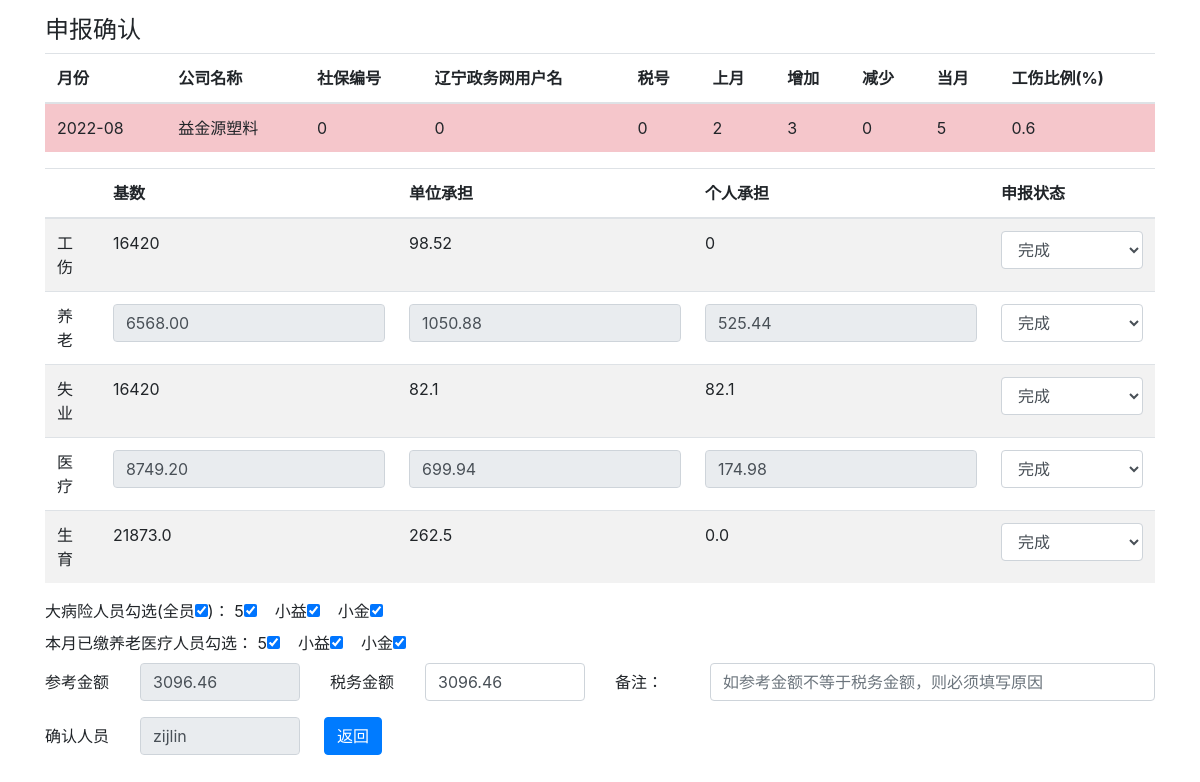
The page /report_check/益金源塑料/readonly/2022-08 (signed in) on the database its author committed.
### report.py (models this page shows, shortened)
class Reports(db.Model):
    report_id = db.Column('report_id', db.Integer, primary_key=True)
    cur_month = db.Column('cur_month', db.String(200))
    company_name = db.Column('company_name', db.String(200))
    code = db.Column(db.String(200))
    zwwname = db.Column(db.String(200))
    scode = db.Column(db.String(200))
    last_month_cnt = db.Column(db.Integer)
    cur_month_cnt = db.Column(db.Integer)
    cur_month_add = db.Column(db.Integer)
    cur_month_remove = db.Column(db.Integer)
    members_check = db.Column(db.String(200))
    members_check_person = db.Column(db.String(200))
    reportable_check = db.Column(db.String(200))
    reportable_check_person = db.Column(db.String(200))
    injury = db.Column(db.String(200))
    endowment = db.Column(db.String(200))
    unemployment = db.Column(db.String(200))
    medical = db.Column(db.String(200))
    birth = db.Column(db.String(200))
    ill_cnt = db.Column(db.Integer)
    predict_fee = db.Column(db.Float)
    real_fee = db.Column(db.Float)
    reason_text = db.Column(db.String(200))
    report_state = db.Column(db.String(200))
    report_person = db.Column(db.String(200))
    pay_type = db.Column(db.String(200))
    pay_list_print = db.Column(db.String(200))
    pay_state = db.Column(db.String(200))
    pay_check_person = db.Column(db.String(200))
    ill_all = db.Column(db.String(200))
    ill_members = db.Column(db.String(500))
    em_payed_members = db.Column(db.String(500))
    UniqueConstraint(cur_month, company_name, name='uix_1')

### company.py (models this page shows, shortened)
class Companys(db.Model):
    company_id = db.Column('company_id', db.Integer, primary_key=True)
    name = db.Column(db.String(200))
    position = db.Column(db.String(200))
    code = db.Column(db.String(200))
    zwwname = db.Column(db.String(200))
    scode = db.Column(db.String(200))
    injury_ratio = db.Column(db.Float)
    person = db.Column(db.String(200))
    is_valid = db.Column(db.String(200))
    pay_type = db.Column(db.String(200))
    short_name = db.Column(db.String(200))

### member.py (models this page shows, shortened)
class Members(db.Model):
    member_id = db.Column('member_id', db.Integer, primary_key=True)
    company_name = db.Column(db.String(200))
    name = db.Column(db.String(200))
    id_card = db.Column(db.String(200))
    address = db.Column(db.String(200))
    nationality = db.Column(db.String(200))
    begin_month = db.Column(db.String(200))
    end_month = db.Column(db.String(200))
    salary = db.Column(db.Float)
    injury = db.Column(db.String(200))
    endowment = db.Column(db.String(200))
    unemployment = db.Column(db.String(200))
    medical = db.Column(db.String(200))
    birth = db.Column(db.String(200))
    injury_check = db.Column(db.String(200))
    endowment_check = db.Column(db.String(200))
    unemployment_check = db.Column(db.String(200))
    medical_check = db.Column(db.String(200))
    birth_check = db.Column(db.String(200))
    is_valid = db.Column(db.String(200))
    person = db.Column(db.String(200))

### main.py (the view, shortened to what this page needs)
@app.route('/report_check/<name>/<readonly>/<cur_month>', methods=['GET', 'POST'])
@validate_login
def report_check(name, readonly, cur_month):
    report_data = Reports.query.filter_by(company_name=name, cur_month=cur_month).all()[0]
    if report_data.report_person == "":
        report_data.report_person = session['username']
    text, member_data_dic = insurance_calculator_members(name, cur_month)
    dic_company = insurance_calculator_company(name, cur_month)
    if report_data.predict_fee == 0:
        report_data.predict_fee = dic_company['predict_fee']
    return render_template('report_check.html',
                           report_data=report_data,
                           company=Companys.query.filter_by(name=name).all(),
                           dic_company=dic_company,
                           readonly=readonly,
                           cur_add_members=Members.query.filter_by(company_name=name, begin_month=cur_month, is_valid='是').all(),
                           endowment_medical_members=Members.query.filter_by(company_name=name, begin_month=cur_month, is_valid='是', endowment="报", medical="报").all(),
                           member_data_dic=member_data_dic)

### main.py (called while the page is built)
def get_last_month(number, year, month, day):
    t = datetime.date(year, month, day)
    return (t - relativedelta(months=number)).strftime("%Y-%m")

def validate_login(func):
    @wraps(func)
    def wrapper(**kwargs):
        if 'username' not in session:
            return render_template('refresh.html')
        else:
            return func(**kwargs)
    return wrapper

### templates/report_check.html (shortened to what this page needs)
<!DOCTYPE html>
<html lang="en">
<head>
    <link rel="stylesheet" href="https://cdn.staticfile.org/twitter-bootstrap/4.3.1/css/bootstrap.min.css">
</head>
<body>
<div class="container">
    <h4>申报确认</h4>
    <table class="table">
        <thead>
        <tr>
            <th>月份</th>
            <th>公司名称</th>
            <th>社保编号</th>
            <th>辽宁政务网用户名</th>
            <th>税号</th>
            <th>上月</th>
            <th>增加</th>
            <th>减少</th>
            <th>当月</th>
            <th>工伤比例(%)</th>
        </tr>
        </thead>
        <tbody>
        <tr class="table-danger">
            <td>{{ report_data.cur_month }}</td>
            <td>{{ report_data.company_name }}</td>
            <td>{{ company[0].code }}</td>
            <td>{{ company[0].zwwname }}</td>
            <td>{{ company[0].scode }}</td>
            <td>{{ report_data.last_month_cnt }}</td>
            <td>{{ report_data.cur_month_add }}</td>
            <td>{{ report_data.cur_month_remove }}</td>
            <td>{{ report_data.cur_month_cnt }}</td>
            <td>{{ company[0].injury_ratio }}</td>
        </tr>
        </tbody>
    </table>
    <form name="myform" onsubmit="return validateForm()"
          action="{{ url_for('report_check', name=report_data.company_name, readonly='F', cur_month=report_data.cur_month) }}" method = "post">
    <table class="table table-hover table-striped">
        <thead>
        <tr>
            <th></th>
            <th>基数</th>
            <th>单位承担</th>
            <th>个人承担</th>
            <th>申报状态</th>
        </tr>
        </thead>
        <tbody>
        <tr>
            <td>工伤</td>
            <td>{{ dic_company["injury_base"] }}</td>
            <td>{{ dic_company["injury_c"] }}</td>
            <td>{{ dic_company["injury_i"] }}</td>
            <td>
                <select class="form-control" name="injury">
                    <option>{{report_data.injury}}</option>
                </select>
            </td>
        </tr>
        <tr>
            <td>养老</td>
            <td><input readonly="readonly" id="endowment_base" value="{{ dic_company["endowment_base"] }}" type="text" class="form-control"></td>
            <td><input readonly="readonly" id="endowment_c" value="{{ dic_company["endowment_c"] }}" type="text" class="form-control"></td>
            <td><input readonly="readonly" id="endowment_i" value="{{ dic_company["endowment_i"] }}" type="text" class="form-control"></td>
            <td>
                <select class="form-control" name="endowment">
                    <option>{{report_data.endowment}}</option>
                </select>
            </td>
        </tr>
        <tr>
            <td>失业</td>
            <td>{{ dic_company["unemployment_base"] }}</td>
            <td>{{ dic_company["unemployment_c"] }}</td>
            <td>{{ dic_company["unemployment_i"] }}</td>
            <td>
                <select class="form-control" name="unemployment">
                    <option>{{report_data.unemployment}}</option>
                </select>
            </td>
        </tr>
        <tr>
            <td>医疗</td>
            <td><input readonly="readonly" id="medical_base" value="{{ dic_company["medical_base"] }}" type="text" class="form-control"></td>
            <td><input readonly="readonly" id="medical_c" value="{{ dic_company["medical_c"] }}" type="text" class="form-control"></td>
            <td><input readonly="readonly" id="medical_i" value="{{ dic_company["medical_i"] }}" type="text" class="form-control"></td>
            <td>
                <select class="form-control" name="medical">
                    <option>{{report_data.medical}}</option>
                </select>
            </td>
        </tr>
        <tr>
            <td>生育</td>
            <td>{{ dic_company["birth_base"] }}</td>
            <td>{{ dic_company["birth_c"] }}</td>
            <td>{{ dic_company["birth_i"] }}</td>
            <td>
                <select class="form-control" name="birth">
                    <option>{{report_data.birth}}</option>
                </select>
            </td>
        </tr>
        </tbody>
    </table>
        <div>
            <label for="name">大病险人员勾选(全员<input onchange="update_data()" type="checkbox" name="ill_all" value="{{ report_data.cur_month_cnt }}"
            {% if report_data.ill_all == "是" %}
            checked="checked"
            {% endif %}
            >)：</label>
            {% for member in cur_add_members %}
            <label class="checkbox-inline">
                {{ member.name }}<input onchange="update_data()" type="checkbox" name="ill_members" value="{{member.name}}_24"
                {% if report_data.ill_all == "是" or member.name in report_data.ill_members.split(",") %}
                checked="checked"
                {% endif %}
            >&nbsp;&nbsp;&nbsp;
            </label>
            {% endfor %}
        </div>
        <div>
            <label for="name">本月已缴养老医疗人员勾选：</label>
            {% for member in endowment_medical_members %}
            <label class="checkbox-inline">
                {{ member.name }}<input type="checkbox" name="em_payed_members" onchange="update_data()"
                                        {% if member.name in report_data.em_payed_members.split(",") %}
                                        checked="checked"
                                        {% endif %}
                                        value="{{member.name}}_{{member_data_dic[member.name]['endowment_base']}}_{{member_data_dic[member.name]['endowment_c']}}_{{member_data_dic[member.name]['endowment_i']}}_{{member_data_dic[member.name]['medical_base']}}_{{member_data_dic[member.name]['medical_c']}}_{{member_data_dic[member.name]['medical_i'] }}">&nbsp;&nbsp;&nbsp;
            </label>
            {% endfor %}
        </div>
        <div class="form-group row">
            <label for="inputPassword" class="col-1 col-form-label">参考金额</label>
            <div class="col-2">
                <input readonly="readonly" id="predict_fee" value="{{ report_data.predict_fee }}" type="text" class="form-control" name="predict_fee">
            </div>
            <label for="inputPassword" class="col-1 col-form-label">税务金额</label>
            <div class="col-2">
                <input value="{{report_data.real_fee}}" type="text" class="form-control" name="real_fee">
            </div>
            <label for="inputPassword2" class="col-1 col-form-label">备注： </label>
            <div class="col-5">
                <input value="{{report_data.reason_text}}" type="text" class="form-control" placeholder="如参考金额不等于税务金额，则必须填写原因" name="reason_text">
            </div>
        </div>
        <div class="form-group row">
            <label for="inputPassword2" class="col-1 col-form-label">确认人员</label>
            <div class="col-2">
                <input readonly="readonly" value="{{report_data.report_person}}" required="required" type="text" class="form-control" placeholder="张铁牛" name="report_person">
            </div>
            &nbsp;&nbsp;<input type="button" class="btn btn-primary" value="返回" onclick="javascript:history.back();">
        </div>
    </form>
</div>
</body>
</html>

### rows shown on the page
Reports: cur_month "2022-08", company_name "益金源塑料", last_month_cnt "2", cur_month_add "3", cur_month_remove "0", cur_month_cnt "5", injury "完成", endowment "完成", unemployment "完成", medical "完成", birth "完成", ill_all "☑", predict_fee "3096.46", real_fee "3096.46", report_person "zijlin"
Companys: code "0", zwwname "0", scode "0", injury_ratio "0.6"
Members: name "5", ill_members "☑", name "☑"
Members: name "小益", ill_members "☑", name "☑"
Members: name "小金", ill_members "☑", name "☑"

### other values the page prints
{{ dic_company["injury_base"] }} "16420"
{{ dic_company["injury_c"] }} "98.52"
{{ dic_company["injury_i"] }} "0"
{{ dic_company["unemployment_base"] }} "16420"
{{ dic_company["unemployment_c"] }} "82.1"
{{ dic_company["unemployment_i"] }} "82.1"
{{ dic_company["birth_base"] }} "21873.0"
{{ dic_company["birth_c"] }} "262.5"
{{ dic_company["birth_i"] }} "0.0"
